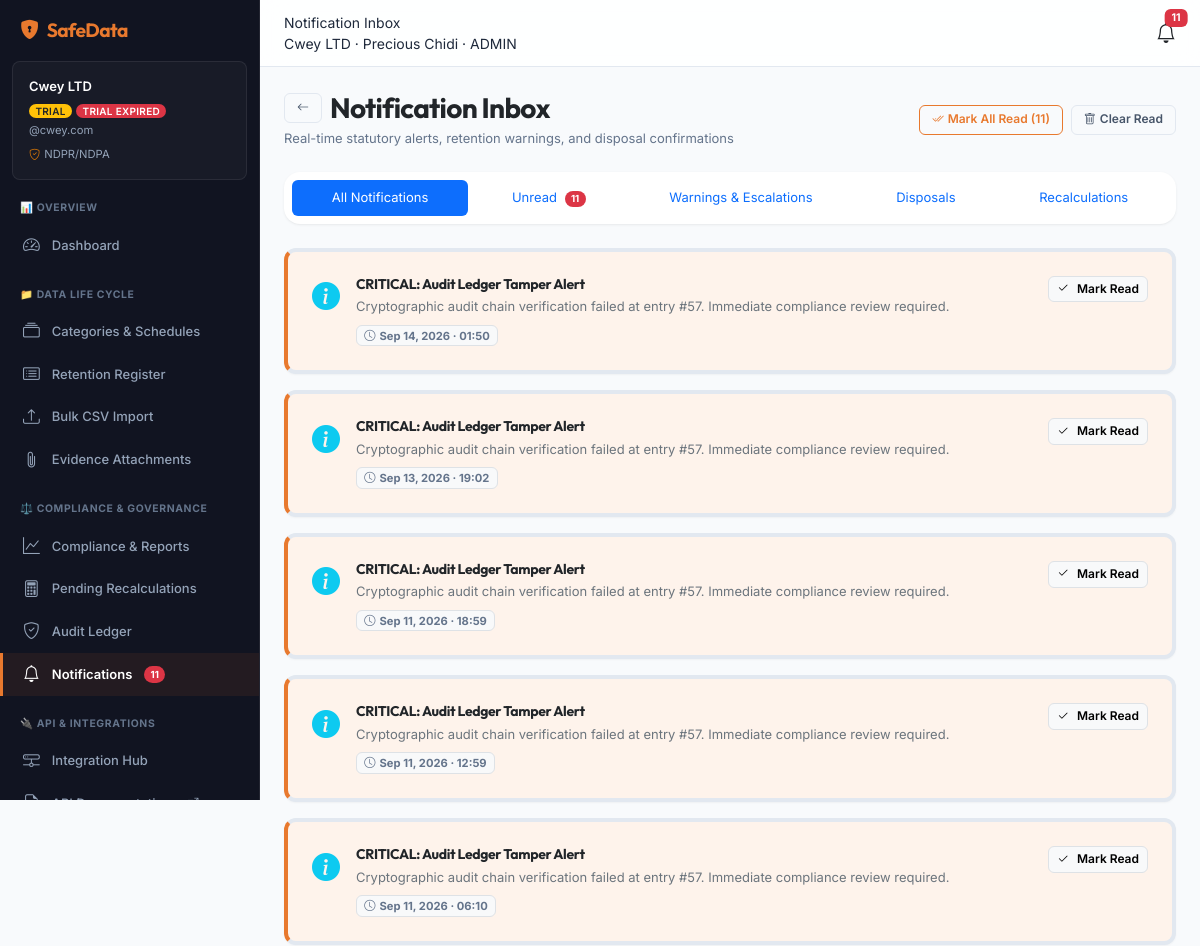
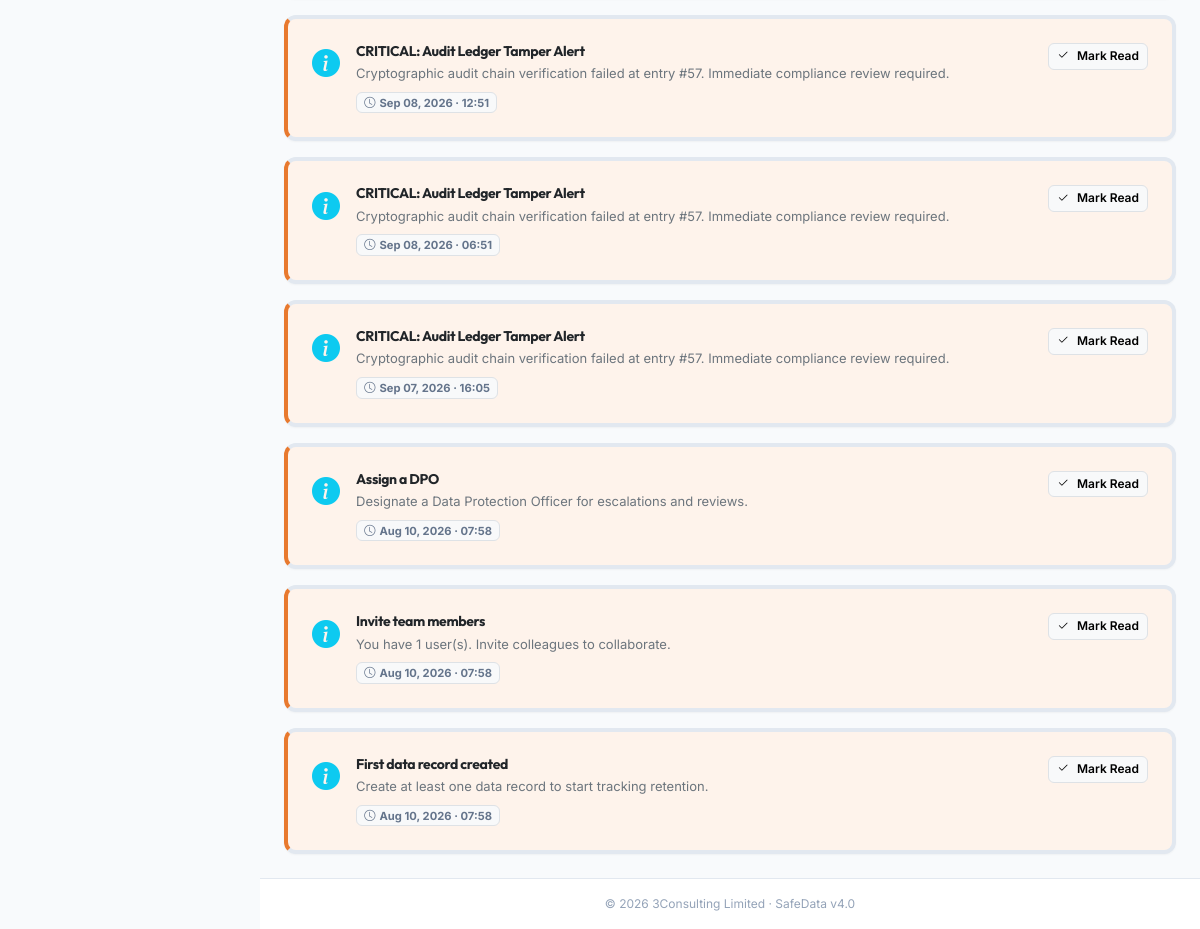
Page /notifications (signed in) on the committed database (2 pictures, top to bottom).
### app/models.py (models this page shows)
class Notification(Base):
    __tablename__ = "notifications"
    id = Column(Integer, primary_key=True, autoincrement=True)
    organization_id = Column(Integer, ForeignKey("organizations.id", ondelete="CASCADE"), default=1, nullable=False)
    recipient_id = Column(Integer, ForeignKey("users.id"), nullable=False)
    type = Column(String(100), nullable=False)
    related_record_id = Column(Integer, ForeignKey("data_records.id", ondelete="SET NULL"), nullable=True)
    related_dsar_id = Column(Integer, ForeignKey("dsar_requests.id", ondelete="SET NULL"), nullable=True)
    subject = Column(String(255), nullable=False)
    message = Column(Text, nullable=False)
    owner_missing = Column(Boolean, default=False, nullable=False)
    status = Column(Enum("sent", "failed", "pending"), default="pending", nullable=False)
    read_at = Column(DateTime, nullable=True)
    sent_at = Column(DateTime, nullable=True)
    attempts = Column(Integer, default=0, nullable=False)
    follow_up_sent_at = Column(DateTime, nullable=True)
    created_at = Column(DateTime, default=func.now(), nullable=False)

### app/routes/app_pages.py (the view)
@router.get("/notifications", response_class=HTMLResponse)
def view_notifications(request: Request, filter: str = "all", db: Session = Depends(get_db)):
    session = get_session(request)
    if not session or "user_id" not in session:
        return RedirectResponse(url="/login", status_code=303)
    org_id = session["org_id"]
    user_id = session["user_id"]
    labels = get_country_regulation_labels(session.get("country", "OTHER"))
    query = db.query(Notification).filter(
        Notification.organization_id == org_id,
        Notification.recipient_id == user_id
    )
    if filter == "unread":
        query = query.filter(Notification.read_at == None)
    elif filter == "warning":
        query = query.filter(Notification.type.in_(["retention_warning", "escalation"]))
    elif filter == "disposal":
        query = query.filter(Notification.type == "disposal_complete")
    elif filter == "recalculation":
        query = query.filter(Notification.type == "recalculation_needed")
    notifications = query.order_by(Notification.id.desc()).limit(100).all()
    unread_count = db.query(Notification).filter(
        Notification.organization_id == org_id,
        Notification.recipient_id == user_id,
        Notification.read_at == None
    ).count()
    return templates.TemplateResponse(request=request, name="notifications.html", context=_ctx(session, labels, {
        "page_title": "Notification Inbox",
        "active_nav": "notifications",
        "notifications": notifications,
        "current_filter": filter,
        "unread_count": unread_count,
    }))

### app/templates/notifications.html (shortened to what this page needs)
{% extends "layout.html" %}
{% block content %}
<div class="container-fluid px-0" style="max-width: 960px;">
  <div class="d-flex justify-content-between align-items-center mb-4 flex-wrap gap-2">
    <div>
      <div class="d-flex align-items-center gap-2">
        <a href="/dashboard" class="btn btn-outline-secondary btn-sm"><i class="bi bi-arrow-left"></i></a>
        <h1 class="h3 mb-0 fw-bold text-dark">Notification Inbox</h1>
      </div>
      <p class="text-muted mb-0 small mt-1">Real-time statutory alerts, retention warnings, and disposal confirmations</p>
    </div>
    <div class="d-flex gap-2">
      {% if unread_count is defined and unread_count > 0 %}
        <form method="post" action="/notifications/read-all">
          <button type="submit" class="btn btn-outline-primary btn-sm d-flex align-items-center gap-1">
            <i class="bi bi-check2-all"></i> Mark All Read ({{ unread_count }})
          </button>
        </form>
      {% endif %}
      <form method="post" action="/notifications/clear">
        <button type="submit" class="btn btn-outline-secondary btn-sm d-flex align-items-center gap-1" onclick="return confirm('Clear all read notifications?');">
          <i class="bi bi-trash"></i> Clear Read
        </button>
      </form>
    </div>
  </div>
  <div class="card shadow-sm border-0 rounded-4 bg-white mb-4">
    <div class="card-body p-2">
      <ul class="nav nav-pills nav-fill gap-1">
        <li class="nav-item">
          <a class="nav-link py-2 small {{ 'active' if current_filter == 'all' or not current_filter else '' }}" href="/notifications?filter=all">
            All Notifications
          </a>
        </li>
        <li class="nav-item">
          <a class="nav-link py-2 small {{ 'active' if current_filter == 'unread' else '' }}" href="/notifications?filter=unread">
            Unread {% if unread_count is defined and unread_count > 0 %}<span class="badge bg-danger rounded-pill ms-1">{{ unread_count }}</span>{% endif %}
          </a>
        </li>
        <li class="nav-item">
          <a class="nav-link py-2 small {{ 'active' if current_filter == 'warning' else '' }}" href="/notifications?filter=warning">
            Warnings & Escalations
          </a>
        </li>
        <li class="nav-item">
          <a class="nav-link py-2 small {{ 'active' if current_filter == 'disposal' else '' }}" href="/notifications?filter=disposal">
            Disposals
          </a>
        </li>
        <li class="nav-item">
          <a class="nav-link py-2 small {{ 'active' if current_filter == 'recalculation' else '' }}" href="/notifications?filter=recalculation">
            Recalculations
          </a>
        </li>
      </ul>
    </div>
  </div>
  {% if notifications | length == 0 %}
    <div class="card border-0 bg-white">
      <div class="empty-state">
        <i class="bi bi-bell-slash empty-state-icon"></i>
        <div class="empty-state-title">No Notifications</div>
        <p class="empty-state-description">You're completely caught up. New notifications will appear here when retention events trigger.</p>
      </div>
    </div>
  {% else %}
    <div class="d-flex flex-column gap-3">
      {% for n in notifications %}
        <div class="card {{ '' if n.read_at else 'border-start border-4' }}" style="{{ '' if n.read_at else 'border-left-color: var(--sd-primary) !important; background: var(--sd-primary-subtle);' }}">
          <div class="card-body p-3 p-md-4">
            <div class="d-flex justify-content-between align-items-start gap-3">
              <div class="d-flex gap-3">
                <div class="fs-3">
                  {% if n.type == 'retention_warning' %}
                    <i class="bi bi-exclamation-triangle-fill text-warning"></i>
                  {% elif n.type == 'disposal_complete' %}
                    <i class="bi bi-check-circle-fill text-success"></i>
                  {% elif n.type == 'escalation' %}
                    <i class="bi bi-arrow-up-circle-fill text-danger"></i>
                  {% elif n.type == 'recalculation_needed' %}
                    <i class="bi bi-calculator text-primary"></i>
                  {% else %}
                    <i class="bi bi-info-circle-fill text-info"></i>
                  {% endif %}
                </div>
                <div>
                  <h6 class="mb-1 {{ 'fw-bold text-dark' if not n.read_at else 'text-secondary' }}">
                    {{ n.subject }}
                  </h6>
                  <p class="mb-2 small text-secondary leading-relaxed">{{ n.message }}</p>
                  <div class="d-flex align-items-center gap-2">
                    <span class="badge bg-light text-muted border" style="font-size:0.7rem;">
                      <i class="bi bi-clock me-1"></i>{{ n.created_at.strftime('%b %d, %Y · %H:%M') if n.created_at else '' }}
                    </span>
                  </div>
                </div>
              </div>
              <div class="text-end text-nowrap">
                {% if not n.read_at %}
                  <form method="post" action="/notifications/{{ n.id }}/read">
                    <button type="submit" class="btn btn-light btn-sm border py-1 px-2" title="Mark as Read">
                      <i class="bi bi-check2"></i> Mark Read
                    </button>
                  </form>
                {% else %}
                  <span class="badge bg-light text-muted border" style="font-size: 0.65rem;">Read</span>
                {% endif %}
              </div>
            </div>
          </div>
        </div>
      {% endfor %}
    </div>
  {% endif %}
</div>
{% endblock %}

### rows in the picture
Notification: subject "CRITICAL: Audit Ledger Tamper Alert", message "Cryptographic audit chain verification failed at entry #57. Immediate compliance review required.", created_at "Sep 14, 2026 · 01:50"
Notification: subject "CRITICAL: Audit Ledger Tamper Alert", message "Cryptographic audit chain verification failed at entry #57. Immediate compliance review required.", created_at "Sep 13, 2026 · 19:02"
Notification: subject "CRITICAL: Audit Ledger Tamper Alert", message "Cryptographic audit chain verification failed at entry #57. Immediate compliance review required.", created_at "Sep 11, 2026 · 18:59"
Notification: subject "CRITICAL: Audit Ledger Tamper Alert", message "Cryptographic audit chain verification failed at entry #57. Immediate compliance review required.", created_at "Sep 11, 2026 · 12:59"
Notification: subject "CRITICAL: Audit Ledger Tamper Alert", message "Cryptographic audit chain verification failed at entry #57. Immediate compliance review required.", created_at "Sep 11, 2026 · 06:10"
Notification: subject "CRITICAL: Audit Ledger Tamper Alert", message "Cryptographic audit chain verification failed at entry #57. Immediate compliance review required.", created_at "Sep 08, 2026 · 12:51"
Notification: subject "CRITICAL: Audit Ledger Tamper Alert", message "Cryptographic audit chain verification failed at entry #57. Immediate compliance review required.", created_at "Sep 08, 2026 · 06:51"
Notification: subject "CRITICAL: Audit Ledger Tamper Alert", message "Cryptographic audit chain verification failed at entry #57. Immediate compliance review required.", created_at "Sep 07, 2026 · 16:05"
Notification: subject "Assign a DPO", message "Designate a Data Protection Officer for escalations and reviews.", created_at "Aug 10, 2026 · 07:58"
Notification: subject "Invite team members", message "You have 1 user(s). Invite colleagues to collaborate.", created_at "Aug 10, 2026 · 07:58"
Notification: subject "First data record created", message "Create at least one data record to start tracking retention.", created_at "Aug 10, 2026 · 07:58"

### other values in the picture
{{ wl_name or 'SafeData' }} "SafeData"
{{ org_name }} "Cwey LTD"
{{ org_status | upper }} "TRIAL"
{{ org_domain }} "cwey.com"
{{ law_label }} "NDPR/NDPA"
{{ unread_notifications_count }} "11"
{{ page_title }} "Notification Inbox"
{{ user_name }} "Precious Chidi"
{{ user_role | upper }} "ADMIN"
{{ unread_count }} "11"
{{ wl_footer or '3Consulting Limited' }} "3Consulting Limited"
